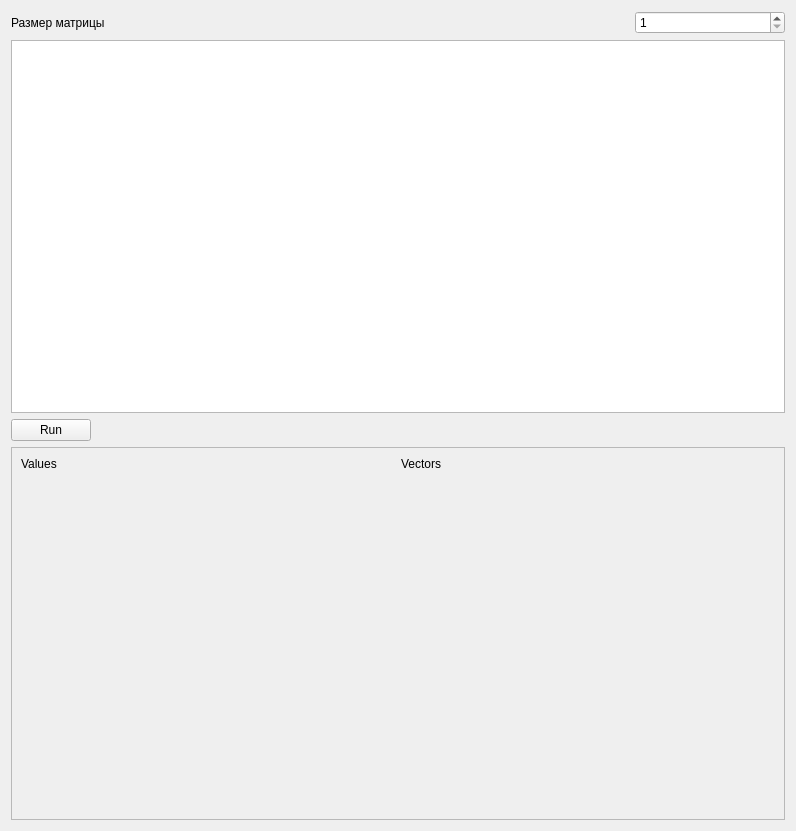
<?xml version="1.0" encoding="UTF-8"?>
<ui version="4.0">
 <class>Form</class>
 <widget class="QWidget" name="Form">
  <property name="enabled">
   <bool>true</bool>
  </property>
  <property name="geometry">
   <rect>
    <x>0</x>
    <y>0</y>
    <width>796</width>
    <height>831</height>
   </rect>
  </property>
  <property name="windowTitle">
   <string>Form</string>
  </property>
  <layout class="QVBoxLayout" name="verticalLayout_5">
   <item>
    <layout class="QVBoxLayout" name="verticalLayout">
     <item>
      <layout class="QHBoxLayout" name="horizontalLayout">
       <item>
        <widget class="QLabel" name="label">
         <property name="text">
          <string>Размер матрицы</string>
         </property>
        </widget>
       </item>
       <item>
        <widget class="QSpinBox" name="sizeSpin">
         <property name="enabled">
          <bool>true</bool>
         </property>
         <property name="maximumSize">
          <size>
           <width>150</width>
           <height>16777215</height>
          </size>
         </property>
         <property name="minimum">
          <number>1</number>
         </property>
        </widget>
       </item>
      </layout>
     </item>
     <item>
      <layout class="QVBoxLayout" name="verticalLayout_3">
       <item>
        <widget class="QTableWidget" name="inputTable"/>
       </item>
      </layout>
     </item>
     <item>
      <layout class="QHBoxLayout" name="horizontalLayout_2">
       <item>
        <widget class="QPushButton" name="runButton">
         <property name="text">
          <string>Run</string>
         </property>
        </widget>
       </item>
       <item>
        <spacer name="horizontalSpacer">
         <property name="orientation">
          <enum>Qt::Horizontal</enum>
         </property>
         <property name="sizeHint" stdset="0">
          <size>
           <width>40</width>
           <height>20</height>
          </size>
         </property>
        </spacer>
       </item>
      </layout>
     </item>
     <item>
      <layout class="QVBoxLayout" name="verticalLayout_2">
       <item>
        <widget class="QScrollArea" name="scrollArea">
         <property name="widgetResizable">
          <bool>true</bool>
         </property>
         <widget class="QWidget" name="scrollAreaWidgetContents">
          <property name="geometry">
           <rect>
            <x>0</x>
            <y>0</y>
            <width>776</width>
            <height>358</height>
           </rect>
          </property>
          <layout class="QHBoxLayout" name="horizontalLayout_4">
           <item>
            <layout class="QVBoxLayout" name="verticalLayout_4">
             <item>
              <layout class="QHBoxLayout" name="horizontalLayout_3">
               <item>
                <widget class="QLabel" name="label_6">
                 <property name="text">
                  <string>Values</string>
                 </property>
                </widget>
               </item>
               <item>
                <widget class="QLabel" name="label_7">
                 <property name="text">
                  <string>Vectors</string>
                 </property>
                </widget>
               </item>
              </layout>
             </item>
             <item>
              <layout class="QVBoxLayout" name="resultLayout"/>
             </item>
             <item>
              <spacer name="verticalSpacer">
               <property name="orientation">
                <enum>Qt::Vertical</enum>
               </property>
               <property name="sizeHint" stdset="0">
                <size>
                 <width>20</width>
                 <height>40</height>
                </size>
               </property>
              </spacer>
             </item>
            </layout>
           </item>
          </layout>
         </widget>
        </widget>
       </item>
      </layout>
     </item>
    </layout>
   </item>
  </layout>
 </widget>
 <resources/>
 <connections/>
</ui>
